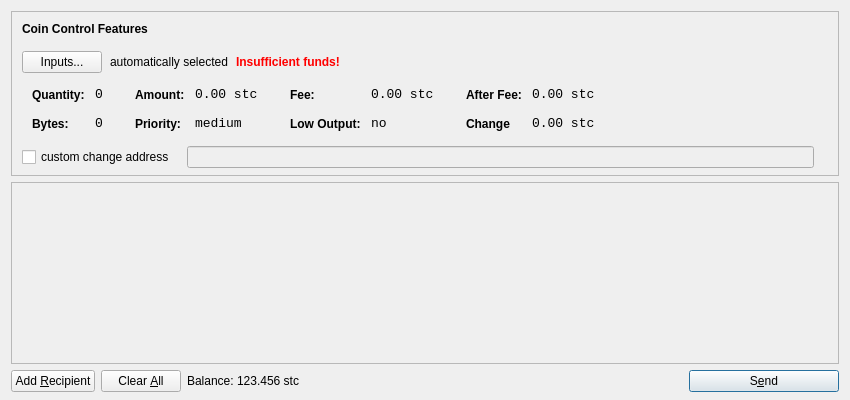
<?xml version="1.0" encoding="UTF-8"?>
<ui version="4.0">
 <class>SendCoinsDialog</class>
 <widget class="QDialog" name="SendCoinsDialog">
  <property name="geometry">
   <rect>
    <x>0</x>
    <y>0</y>
    <width>850</width>
    <height>400</height>
   </rect>
  </property>
  <property name="windowTitle">
   <string>Send Coins</string>
  </property>
  <layout class="QVBoxLayout" name="verticalLayout" stretch="0,1,0">
   <property name="bottomMargin">
    <number>8</number>
   </property>
   <item>
    <widget class="QFrame" name="frameCoinControl">
     <property name="sizePolicy">
      <sizepolicy hsizetype="Expanding" vsizetype="Expanding">
       <horstretch>0</horstretch>
       <verstretch>0</verstretch>
      </sizepolicy>
     </property>
     <property name="maximumSize">
      <size>
       <width>16777215</width>
       <height>16777215</height>
      </size>
     </property>
     <property name="frameShape">
      <enum>QFrame::StyledPanel</enum>
     </property>
     <property name="frameShadow">
      <enum>QFrame::Sunken</enum>
     </property>
     <layout class="QVBoxLayout" name="verticalLayoutCoinControl2">
      <property name="spacing">
       <number>-1</number>
      </property>
      <property name="leftMargin">
       <number>0</number>
      </property>
      <property name="topMargin">
       <number>0</number>
      </property>
      <property name="rightMargin">
       <number>0</number>
      </property>
      <property name="bottomMargin">
       <number>6</number>
      </property>
      <item>
       <layout class="QVBoxLayout" name="verticalLayoutCoinControl" stretch="0,0,0,0,1">
        <property name="spacing">
         <number>0</number>
        </property>
        <property name="leftMargin">
         <number>10</number>
        </property>
        <property name="topMargin">
         <number>10</number>
        </property>
        <item>
         <layout class="QHBoxLayout" name="horizontalLayoutCoinControl1">
          <property name="bottomMargin">
           <number>15</number>
          </property>
          <item>
           <widget class="QLabel" name="labelCoinControlFeatures">
            <property name="sizePolicy">
             <sizepolicy hsizetype="Preferred" vsizetype="Maximum">
              <horstretch>0</horstretch>
              <verstretch>0</verstretch>
             </sizepolicy>
            </property>
            <property name="font">
             <font>
              <weight>75</weight>
              <bold>true</bold>
             </font>
            </property>
            <property name="styleSheet">
             <string notr="true">font-weight:bold;</string>
            </property>
            <property name="text">
             <string>Coin Control Features</string>
            </property>
           </widget>
          </item>
         </layout>
        </item>
        <item>
         <layout class="QHBoxLayout" name="horizontalLayoutCoinControl2" stretch="0,0,0,0">
          <property name="spacing">
           <number>8</number>
          </property>
          <property name="bottomMargin">
           <number>10</number>
          </property>
          <item>
           <widget class="QPushButton" name="pushButtonCoinControl">
            <property name="styleSheet">
             <string notr="true"/>
            </property>
            <property name="text">
             <string>Inputs...</string>
            </property>
           </widget>
          </item>
          <item>
           <widget class="QLabel" name="labelCoinControlAutomaticallySelected">
            <property name="text">
             <string>automatically selected</string>
            </property>
            <property name="margin">
             <number>5</number>
            </property>
           </widget>
          </item>
          <item>
           <widget class="QLabel" name="labelCoinControlInsuffFunds">
            <property name="font">
             <font>
              <weight>75</weight>
              <bold>true</bold>
             </font>
            </property>
            <property name="styleSheet">
             <string notr="true">color:red;font-weight:bold;</string>
            </property>
            <property name="text">
             <string>Insufficient funds!</string>
            </property>
            <property name="margin">
             <number>5</number>
            </property>
           </widget>
          </item>
          <item>
           <spacer name="horizontalSpacerCoinControl">
            <property name="orientation">
             <enum>Qt::Horizontal</enum>
            </property>
            <property name="sizeHint" stdset="0">
             <size>
              <width>40</width>
              <height>1</height>
             </size>
            </property>
           </spacer>
          </item>
         </layout>
        </item>
        <item>
         <widget class="QWidget" name="widgetCoinControl" native="true">
          <property name="sizePolicy">
           <sizepolicy hsizetype="Preferred" vsizetype="Preferred">
            <horstretch>0</horstretch>
            <verstretch>0</verstretch>
           </sizepolicy>
          </property>
          <property name="minimumSize">
           <size>
            <width>0</width>
            <height>0</height>
           </size>
          </property>
          <property name="styleSheet">
           <string notr="true"/>
          </property>
          <layout class="QHBoxLayout" name="horizontalLayoutCoinControl5">
           <property name="margin">
            <number>0</number>
           </property>
           <item>
            <layout class="QHBoxLayout" name="horizontalLayoutCoinControl3" stretch="0,0,0,1">
             <property name="spacing">
              <number>20</number>
             </property>
             <property name="topMargin">
              <number>0</number>
             </property>
             <property name="bottomMargin">
              <number>10</number>
             </property>
             <item>
              <layout class="QFormLayout" name="formLayoutCoinControl1">
               <property name="horizontalSpacing">
                <number>10</number>
               </property>
               <property name="verticalSpacing">
                <number>14</number>
               </property>
               <property name="leftMargin">
                <number>10</number>
               </property>
               <property name="topMargin">
                <number>4</number>
               </property>
               <property name="rightMargin">
                <number>6</number>
               </property>
               <item row="0" column="0">
                <widget class="QLabel" name="labelCoinControlQuantityText">
                 <property name="styleSheet">
                  <string notr="true">font-weight:bold;</string>
                 </property>
                 <property name="text">
                  <string>Quantity:</string>
                 </property>
                 <property name="margin">
                  <number>0</number>
                 </property>
                </widget>
               </item>
               <item row="0" column="1">
                <widget class="QLabel" name="labelCoinControlQuantity">
                 <property name="font">
                  <font>
                   <family>Monospace</family>
                   <pointsize>10</pointsize>
                  </font>
                 </property>
                 <property name="cursor">
                  <cursorShape>IBeamCursor</cursorShape>
                 </property>
                 <property name="contextMenuPolicy">
                  <enum>Qt::ActionsContextMenu</enum>
                 </property>
                 <property name="text">
                  <string>0</string>
                 </property>
                 <property name="margin">
                  <number>0</number>
                 </property>
                 <property name="textInteractionFlags">
                  <set>Qt::LinksAccessibleByMouse|Qt::TextSelectableByKeyboard|Qt::TextSelectableByMouse</set>
                 </property>
                </widget>
               </item>
               <item row="1" column="0">
                <widget class="QLabel" name="labelCoinControlBytesText">
                 <property name="styleSheet">
                  <string notr="true">font-weight:bold;</string>
                 </property>
                 <property name="text">
                  <string>Bytes:</string>
                 </property>
                </widget>
               </item>
               <item row="1" column="1">
                <widget class="QLabel" name="labelCoinControlBytes">
                 <property name="font">
                  <font>
                   <family>Monospace</family>
                   <pointsize>10</pointsize>
                  </font>
                 </property>
                 <property name="cursor">
                  <cursorShape>IBeamCursor</cursorShape>
                 </property>
                 <property name="contextMenuPolicy">
                  <enum>Qt::ActionsContextMenu</enum>
                 </property>
                 <property name="text">
                  <string>0</string>
                 </property>
                 <property name="textInteractionFlags">
                  <set>Qt::LinksAccessibleByMouse|Qt::TextSelectableByKeyboard|Qt::TextSelectableByMouse</set>
                 </property>
                </widget>
               </item>
              </layout>
             </item>
             <item>
              <layout class="QFormLayout" name="formLayoutCoinControl2">
               <property name="horizontalSpacing">
                <number>10</number>
               </property>
               <property name="verticalSpacing">
                <number>14</number>
               </property>
               <property name="leftMargin">
                <number>6</number>
               </property>
               <property name="topMargin">
                <number>4</number>
               </property>
               <property name="rightMargin">
                <number>6</number>
               </property>
               <item row="0" column="0">
                <widget class="QLabel" name="labelCoinControlAmountText">
                 <property name="styleSheet">
                  <string notr="true">font-weight:bold;</string>
                 </property>
                 <property name="text">
                  <string>Amount:</string>
                 </property>
                 <property name="margin">
                  <number>0</number>
                 </property>
                </widget>
               </item>
               <item row="0" column="1">
                <widget class="QLabel" name="labelCoinControlAmount">
                 <property name="font">
                  <font>
                   <family>Monospace</family>
                   <pointsize>10</pointsize>
                  </font>
                 </property>
                 <property name="cursor">
                  <cursorShape>IBeamCursor</cursorShape>
                 </property>
                 <property name="contextMenuPolicy">
                  <enum>Qt::ActionsContextMenu</enum>
                 </property>
                 <property name="text">
                  <string>0.00 stc</string>
                 </property>
                 <property name="textInteractionFlags">
                  <set>Qt::LinksAccessibleByMouse|Qt::TextSelectableByKeyboard|Qt::TextSelectableByMouse</set>
                 </property>
                </widget>
               </item>
               <item row="1" column="0">
                <widget class="QLabel" name="labelCoinControlPriorityText">
                 <property name="styleSheet">
                  <string notr="true">font-weight:bold;</string>
                 </property>
                 <property name="text">
                  <string>Priority:</string>
                 </property>
                </widget>
               </item>
               <item row="1" column="1">
                <widget class="QLabel" name="labelCoinControlPriority">
                 <property name="font">
                  <font>
                   <family>Monospace</family>
                   <pointsize>10</pointsize>
                  </font>
                 </property>
                 <property name="cursor">
                  <cursorShape>IBeamCursor</cursorShape>
                 </property>
                 <property name="contextMenuPolicy">
                  <enum>Qt::ActionsContextMenu</enum>
                 </property>
                 <property name="text">
                  <string>medium</string>
                 </property>
                 <property name="textInteractionFlags">
                  <set>Qt::LinksAccessibleByMouse|Qt::TextSelectableByKeyboard|Qt::TextSelectableByMouse</set>
                 </property>
                </widget>
               </item>
              </layout>
             </item>
             <item>
              <layout class="QFormLayout" name="formLayoutCoinControl3">
               <property name="horizontalSpacing">
                <number>10</number>
               </property>
               <property name="verticalSpacing">
                <number>14</number>
               </property>
               <property name="leftMargin">
                <number>6</number>
               </property>
               <property name="topMargin">
                <number>4</number>
               </property>
               <property name="rightMargin">
                <number>6</number>
               </property>
               <item row="0" column="0">
                <widget class="QLabel" name="labelCoinControlFeeText">
                 <property name="styleSheet">
                  <string notr="true">font-weight:bold;</string>
                 </property>
                 <property name="text">
                  <string>Fee:</string>
                 </property>
                 <property name="margin">
                  <number>0</number>
                 </property>
                </widget>
               </item>
               <item row="0" column="1">
                <widget class="QLabel" name="labelCoinControlFee">
                 <property name="font">
                  <font>
                   <family>Monospace</family>
                   <pointsize>10</pointsize>
                  </font>
                 </property>
                 <property name="cursor">
                  <cursorShape>IBeamCursor</cursorShape>
                 </property>
                 <property name="contextMenuPolicy">
                  <enum>Qt::ActionsContextMenu</enum>
                 </property>
                 <property name="text">
                  <string>0.00 stc</string>
                 </property>
                 <property name="textInteractionFlags">
                  <set>Qt::LinksAccessibleByMouse|Qt::TextSelectableByKeyboard|Qt::TextSelectableByMouse</set>
                 </property>
                </widget>
               </item>
               <item row="1" column="0">
                <widget class="QLabel" name="labelCoinControlLowOutputText">
                 <property name="styleSheet">
                  <string notr="true">font-weight:bold;</string>
                 </property>
                 <property name="text">
                  <string>Low Output:</string>
                 </property>
                </widget>
               </item>
               <item row="1" column="1">
                <widget class="QLabel" name="labelCoinControlLowOutput">
                 <property name="font">
                  <font>
                   <family>Monospace</family>
                   <pointsize>10</pointsize>
                  </font>
                 </property>
                 <property name="cursor">
                  <cursorShape>IBeamCursor</cursorShape>
                 </property>
                 <property name="contextMenuPolicy">
                  <enum>Qt::ActionsContextMenu</enum>
                 </property>
                 <property name="text">
                  <string>no</string>
                 </property>
                 <property name="textInteractionFlags">
                  <set>Qt::LinksAccessibleByMouse|Qt::TextSelectableByKeyboard|Qt::TextSelectableByMouse</set>
                 </property>
                </widget>
               </item>
              </layout>
             </item>
             <item>
              <layout class="QFormLayout" name="formLayoutCoinControl4">
               <property name="horizontalSpacing">
                <number>10</number>
               </property>
               <property name="verticalSpacing">
                <number>14</number>
               </property>
               <property name="leftMargin">
                <number>6</number>
               </property>
               <property name="topMargin">
                <number>4</number>
               </property>
               <property name="rightMargin">
                <number>6</number>
               </property>
               <item row="0" column="0">
                <widget class="QLabel" name="labelCoinControlAfterFeeText">
                 <property name="styleSheet">
                  <string notr="true">font-weight:bold;</string>
                 </property>
                 <property name="text">
                  <string>After Fee:</string>
                 </property>
                 <property name="margin">
                  <number>0</number>
                 </property>
                </widget>
               </item>
               <item row="0" column="1">
                <widget class="QLabel" name="labelCoinControlAfterFee">
                 <property name="font">
                  <font>
                   <family>Monospace</family>
                   <pointsize>10</pointsize>
                  </font>
                 </property>
                 <property name="cursor">
                  <cursorShape>IBeamCursor</cursorShape>
                 </property>
                 <property name="contextMenuPolicy">
                  <enum>Qt::ActionsContextMenu</enum>
                 </property>
                 <property name="text">
                  <string>0.00 stc</string>
                 </property>
                 <property name="textInteractionFlags">
                  <set>Qt::LinksAccessibleByMouse|Qt::TextSelectableByKeyboard|Qt::TextSelectableByMouse</set>
                 </property>
                </widget>
               </item>
               <item row="1" column="0">
                <widget class="QLabel" name="labelCoinControlChangeText">
                 <property name="styleSheet">
                  <string notr="true">font-weight:bold;</string>
                 </property>
                 <property name="text">
                  <string>Change</string>
                 </property>
                </widget>
               </item>
               <item row="1" column="1">
                <widget class="QLabel" name="labelCoinControlChange">
                 <property name="font">
                  <font>
                   <family>Monospace</family>
                   <pointsize>10</pointsize>
                  </font>
                 </property>
                 <property name="cursor">
                  <cursorShape>IBeamCursor</cursorShape>
                 </property>
                 <property name="contextMenuPolicy">
                  <enum>Qt::ActionsContextMenu</enum>
                 </property>
                 <property name="text">
                  <string>0.00 stc</string>
                 </property>
                 <property name="textInteractionFlags">
                  <set>Qt::LinksAccessibleByMouse|Qt::TextSelectableByKeyboard|Qt::TextSelectableByMouse</set>
                 </property>
                </widget>
               </item>
              </layout>
             </item>
            </layout>
           </item>
          </layout>
         </widget>
        </item>
        <item>
         <layout class="QHBoxLayout" name="horizontalLayoutCoinControl4" stretch="0,0,0">
          <property name="spacing">
           <number>12</number>
          </property>
          <property name="sizeConstraint">
           <enum>QLayout::SetDefaultConstraint</enum>
          </property>
          <property name="topMargin">
           <number>5</number>
          </property>
          <property name="rightMargin">
           <number>5</number>
          </property>
          <item>
           <widget class="QCheckBox" name="checkBoxCoinControlChange">
            <property name="text">
             <string>custom change address</string>
            </property>
           </widget>
          </item>
          <item>
           <widget class="QLineEdit" name="lineEditCoinControlChange">
            <property name="enabled">
             <bool>false</bool>
            </property>
            <property name="sizePolicy">
             <sizepolicy hsizetype="Expanding" vsizetype="Fixed">
              <horstretch>0</horstretch>
              <verstretch>0</verstretch>
             </sizepolicy>
            </property>
           </widget>
          </item>
          <item>
           <widget class="QLabel" name="labelCoinControlChangeLabel">
            <property name="sizePolicy">
             <sizepolicy hsizetype="Preferred" vsizetype="Expanding">
              <horstretch>0</horstretch>
              <verstretch>0</verstretch>
             </sizepolicy>
            </property>
            <property name="minimumSize">
             <size>
              <width>0</width>
              <height>0</height>
             </size>
            </property>
            <property name="text">
             <string/>
            </property>
            <property name="margin">
             <number>3</number>
            </property>
           </widget>
          </item>
         </layout>
        </item>
        <item>
         <spacer name="verticalSpacerCoinControl">
          <property name="orientation">
           <enum>Qt::Vertical</enum>
          </property>
          <property name="sizeHint" stdset="0">
           <size>
            <width>800</width>
            <height>1</height>
           </size>
          </property>
         </spacer>
        </item>
       </layout>
      </item>
     </layout>
    </widget>
   </item>
   <item>
    <widget class="QScrollArea" name="scrollArea">
     <property name="widgetResizable">
      <bool>true</bool>
     </property>
     <widget class="QWidget" name="scrollAreaWidgetContents">
      <property name="geometry">
       <rect>
        <x>0</x>
        <y>0</y>
        <width>830</width>
        <height>165</height>
       </rect>
      </property>
      <layout class="QVBoxLayout" name="verticalLayout_2">
       <property name="margin">
        <number>0</number>
       </property>
       <item>
        <layout class="QVBoxLayout" name="entries">
         <property name="spacing">
          <number>6</number>
         </property>
        </layout>
       </item>
       <item>
        <spacer name="verticalSpacer">
         <property name="orientation">
          <enum>Qt::Vertical</enum>
         </property>
         <property name="sizeHint" stdset="0">
          <size>
           <width>20</width>
           <height>40</height>
          </size>
         </property>
        </spacer>
       </item>
      </layout>
     </widget>
    </widget>
   </item>
   <item>
    <layout class="QHBoxLayout" name="horizontalLayout">
     <item>
      <widget class="QPushButton" name="addButton">
       <property name="toolTip">
        <string>Send to multiple recipients at once</string>
       </property>
       <property name="text">
        <string>Add &amp;Recipient</string>
       </property>
       <property name="icon">
        <iconset resource="../bitcoin.qrc">
         <normaloff>:/icons/add</normaloff>:/icons/add</iconset>
       </property>
       <property name="autoDefault">
        <bool>false</bool>
       </property>
      </widget>
     </item>
     <item>
      <widget class="QPushButton" name="clearButton">
       <property name="sizePolicy">
        <sizepolicy hsizetype="Minimum" vsizetype="Fixed">
         <horstretch>0</horstretch>
         <verstretch>0</verstretch>
        </sizepolicy>
       </property>
       <property name="toolTip">
        <string>Remove all transaction fields</string>
       </property>
       <property name="text">
        <string>Clear &amp;All</string>
       </property>
       <property name="icon">
        <iconset resource="../bitcoin.qrc">
         <normaloff>:/icons/remove</normaloff>:/icons/remove</iconset>
       </property>
       <property name="autoRepeatDelay">
        <number>300</number>
       </property>
       <property name="autoDefault">
        <bool>false</bool>
       </property>
      </widget>
     </item>
     <item>
      <layout class="QHBoxLayout" name="horizontalLayout_2">
       <property name="spacing">
        <number>3</number>
       </property>
       <item>
        <widget class="QLabel" name="label">
         <property name="sizePolicy">
          <sizepolicy hsizetype="Preferred" vsizetype="Fixed">
           <horstretch>0</horstretch>
           <verstretch>0</verstretch>
          </sizepolicy>
         </property>
         <property name="text">
          <string>Balance:</string>
         </property>
        </widget>
       </item>
       <item>
        <widget class="QLabel" name="labelBalance">
         <property name="sizePolicy">
          <sizepolicy hsizetype="Preferred" vsizetype="Fixed">
           <horstretch>0</horstretch>
           <verstretch>0</verstretch>
          </sizepolicy>
         </property>
         <property name="cursor">
          <cursorShape>IBeamCursor</cursorShape>
         </property>
         <property name="text">
          <string>123.456 stc</string>
         </property>
         <property name="textInteractionFlags">
          <set>Qt::LinksAccessibleByMouse|Qt::TextSelectableByKeyboard|Qt::TextSelectableByMouse</set>
         </property>
        </widget>
       </item>
      </layout>
     </item>
     <item>
      <spacer name="horizontalSpacer">
       <property name="orientation">
        <enum>Qt::Horizontal</enum>
       </property>
       <property name="sizeHint" stdset="0">
        <size>
         <width>40</width>
         <height>20</height>
        </size>
       </property>
      </spacer>
     </item>
     <item>
      <widget class="QPushButton" name="sendButton">
       <property name="minimumSize">
        <size>
         <width>150</width>
         <height>0</height>
        </size>
       </property>
       <property name="toolTip">
        <string>Confirm the send action</string>
       </property>
       <property name="text">
        <string>S&amp;end</string>
       </property>
       <property name="icon">
        <iconset resource="../bitcoin.qrc">
         <normaloff>:/icons/send</normaloff>:/icons/send</iconset>
       </property>
       <property name="default">
        <bool>true</bool>
       </property>
      </widget>
     </item>
    </layout>
   </item>
  </layout>
 </widget>
 <resources>
  <include location="../bitcoin.qrc"/>
 </resources>
 <connections/>
</ui>
